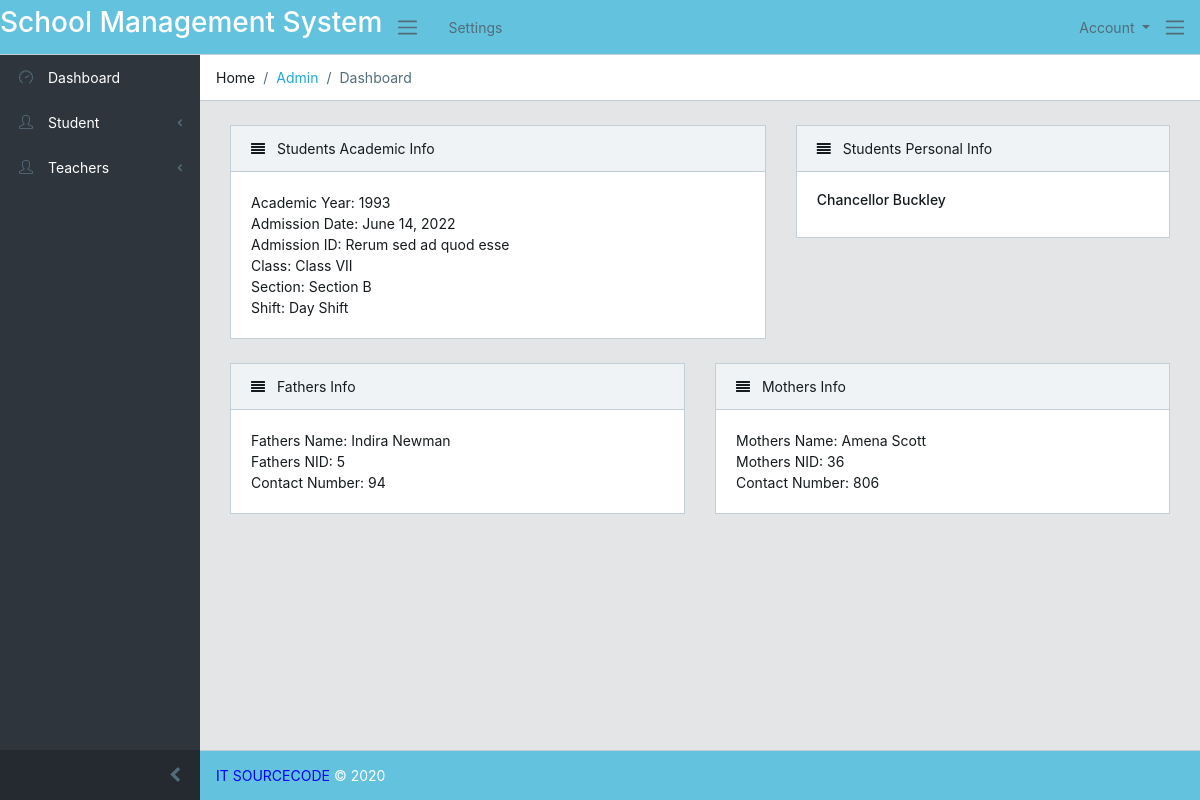
/students/11/, run on the app's committed database.
### students/models.py (models this page shows, shortened)
class StudentInfo(models.Model):
    academic_year = models.CharField(max_length=100)
    admission_date = models.DateField()
    admission_id = models.CharField(max_length=50, unique=True)
    name = models.CharField(max_length=100)
    age = models.IntegerField()
    gender_choice = (
        ("male", "Male"),
        ("Female", "Female"),
    )
    gender = models.CharField(choices=gender_choice, max_length=10)
    class_type = models.ForeignKey(StudentClassInfo, on_delete=models.CASCADE)
    section_type = models.ForeignKey(StudentSectionInfo, on_delete=models.CASCADE)
    shift_type = models.ForeignKey(StudentShiftInfo, on_delete=models.CASCADE)
    student_img = models.ImageField(upload_to='photos/%Y/%m/%d/')
    fathers_name = models.CharField(max_length=100)
    fathers_img = models.ImageField(upload_to='photos/%Y/%m/%d/')
    fathers_nid = models.IntegerField(unique=True)
    fathers_number = models.IntegerField(unique=True)
    mothers_name = models.CharField(max_length=100)
    mothers_img = models.ImageField(upload_to='photos/%Y/%m/%d/')
    mothers_nid = models.IntegerField(unique=True)
    mothers_number = models.IntegerField()
    class Meta:
        unique_together = ["admission_id", "class_type"]

class StudentClassInfo(models.Model):
    class_name = models.CharField(max_length=20)
    class_short_form = models.CharField(max_length=10)
    def __str__(self):
        return self.class_name

class StudentSectionInfo(models.Model):
    section_name = models.CharField(max_length=20)
    def __str__(self):
        return self.section_name

class StudentShiftInfo(models.Model):
    shift_name = models.CharField(max_length=100)
    def __str__(self):
        return self.shift_name

### students/views.py (the view)
# urls.py: path('<int:student_id>/', views.single_student, name='single_student'),
def single_student(request, student_id):
    single_student = get_object_or_404(StudentInfo, pk=student_id)
    context = {
        "single_student": single_student
    }
    return render(request, "students/student_details.html", context)

### templates/students/student_details.html
{% extends 'base/base.html' %}
{% load static %}
{% block content %}
<div class="row">
    <div class="col-lg-7">
        <div class="card">
            <div class="card-header">
                 <i class="fa fa-align-justify"></i> Students Academic Info
            </div>
            <div class="card-body">
                <tbody>
                    <tr>
                        <td>Academic Year: {{ single_student.academic_year }}</td>
                        <br>
                        <td>Admission Date: {{ single_student.admission_date }}</td>
                        <br>
                        <td>Admission ID: {{ single_student.admission_id }}</td>
                        <br>
                        <td>Class: {{ single_student.class_type }}</td>
                        <br>
                        <td>Section: {{ single_student.section_type }}</td>
                        <br>
                        <td>Shift: {{ single_student.shift_type }}</td>
                    </tr>
                </tbody>
            </div>
        </div>
    </div>
    <div class="col-lg-5">
        <div class="card">
            <div class="card-header">
                 <i class="fa fa-align-justify"></i> Students Personal Info
            </div>
            <div class="card-body">
                <h6>{{ single_student.name }}</h6>
            </div>
        </div>
    </div>
</div>
<div class="row">
    <div class="col-lg-6">
        <div class="card">
            <div class="card-header">
                 <i class="fa fa-align-justify"></i> Fathers Info
            </div>
            <div class="card-body">
                <tbody>
                    <tr>
                        <td>Fathers Name: {{ single_student.fathers_name }}</td>
                        <br>
                        <td>Fathers NID: {{ single_student.fathers_nid }}</td>
                        <br>
                        <td>Contact Number: {{ single_student.fathers_number }}</td>
                        <br>
                    </tr>
                </tbody>
            </div>
        </div>
    </div>
    <div class="col-lg-6">
        <div class="card">
            <div class="card-header">
                 <i class="fa fa-align-justify"></i> Mothers Info
            </div>
            <div class="card-body">
                <tbody>
                    <tr>
                        <td>Mothers Name: {{ single_student.mothers_name }}</td>
                        <br>
                        <td>Mothers NID: {{ single_student.mothers_nid }}</td>
                        <br>
                        <td>Contact Number: {{ single_student.mothers_number }}</td>
                        <br>
                    </tr>
                </tbody>
            </div>
        </div>
    </div>
</div>
{% endblock %}

### templates/base/base.html (shortened to what this page needs)
<!DOCTYPE html>
<html lang="en">
{% include 'base/header.html' %}
<body class="app header-fixed sidebar-fixed aside-menu-fixed aside-menu-hidden">
{% include 'base/navbar.html' %}
<div class="app-body">
    {% include 'base/sidebar.html' %}
    <main class="main">
        {% include 'base/breadcrumb.html' %}
        <div class="container-fluid">
            <div class="animated fadeIn">
                {% block content %}
                {% endblock %}
            </div>
        </div>
    </main>
</div>
{% include 'base/footer.html' %}
</body>
</html>

### templates/base/header.html (shortened to what this page needs)
{% load static %}
<head>
    <link href="{% static 'dist/vendors/css/font-awesome.min.css' %}" rel="stylesheet">
    <link href="{% static 'dist/vendors/css/simple-line-icons.min.css' %}" rel="stylesheet">
    <link href="{% static 'dist/css/style.css' %}" rel="stylesheet">
</head>

### templates/base/navbar.html (shortened to what this page needs)
{% load static %}
<header class="app-header navbar bg-info">
    <h2>School Management System</h2>
    <button class="navbar-toggler sidebar-toggler d-md-down-none" type="button">
        <span class="navbar-toggler-icon"></span>
    </button>
    <ul class="nav navbar-nav d-md-down-none">
        <li class="nav-item px-3">
            <a class="nav-link" href="#">Settings</a>
        </li>
    </ul>
    <ul class="nav navbar-nav ml-auto">
        <li class="nav-item dropdown">
            <a class="nav-link dropdown-toggle nav-link" data-toggle="dropdown" href="#" role="button"
               aria-haspopup="true" aria-expanded="false">Account
            </a>
        </li>
    </ul>
    <button class="navbar-toggler aside-menu-toggler" type="button">
        <span class="navbar-toggler-icon"></span>
    </button>
</header>

### templates/base/sidebar.html (shortened to what this page needs)
{% load static %}
<div class="sidebar" style="background-color: #2e353d">
    <nav class="sidebar-nav">
        <ul class="nav">
            <li class="nav-item">
                <a class="nav-link" href="{% url 'home' %}"><i class="icon-speedometer"></i> Dashboard</a>
            </li>
            <li class="nav-item nav-dropdown">
                <a class="nav-link nav-dropdown-toggle" href="#">
                    <i class="nav-icon icon-user"></i> Student</a>
            </li>
            <li class="nav-item nav-dropdown">
                <a class="nav-link nav-dropdown-toggle" href="#">
                    <i class="nav-icon icon-user"></i> Teachers</a>
            </li>
        </ul>
    </nav>
    <button class="sidebar-minimizer brand-minimizer" type="button"></button>
</div>

### templates/base/breadcrumb.html (shortened to what this page needs)
{% load static %}
<ol class="breadcrumb">
    <li class="breadcrumb-item">Home</li>
    <li class="breadcrumb-item"><a href="#">Admin</a></li>
    <li class="breadcrumb-item active">Dashboard</li>
</ol>

### templates/base/asidebar.html (shortened to what this page needs)
{% load static %}

### templates/base/footer.html (shortened to what this page needs)
<footer class="app-footer bg-info">
    <span><a style="color: blue" href="https://itsourcecode.com">IT SOURCECODE</a> © 2020</span>
</footer>

### templates/base/js.html (shortened to what this page needs)
{% load static %}

### data on the page
StudentInfo: academic_year "1993", admission_date "June 14, 2022", admission_id "Rerum sed ad quod esse", class_type "Class VII", section_type "Section B", shift_type "Day Shift", name "Chancellor Buckley", fathers_name "Indira Newman", fathers_nid "5", fathers_number "94", mothers_name "Amena Scott", mothers_nid "36", mothers_number "806"
